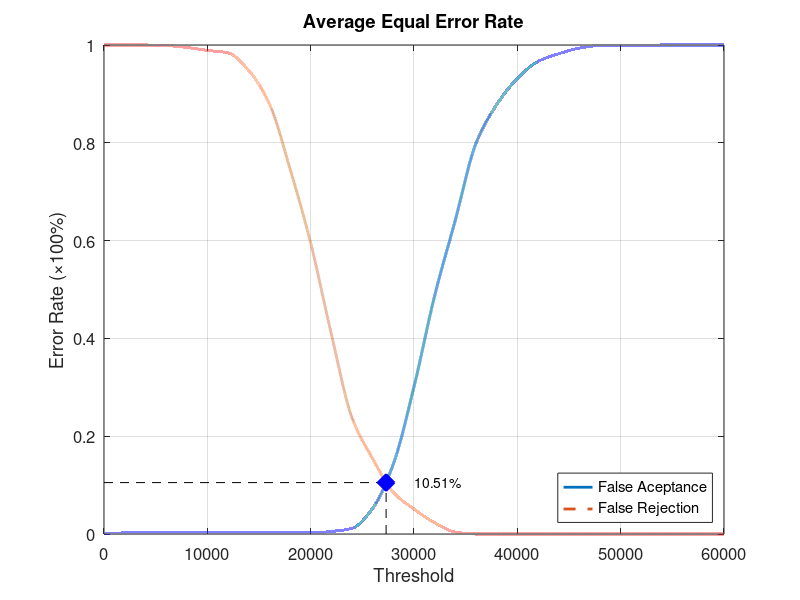
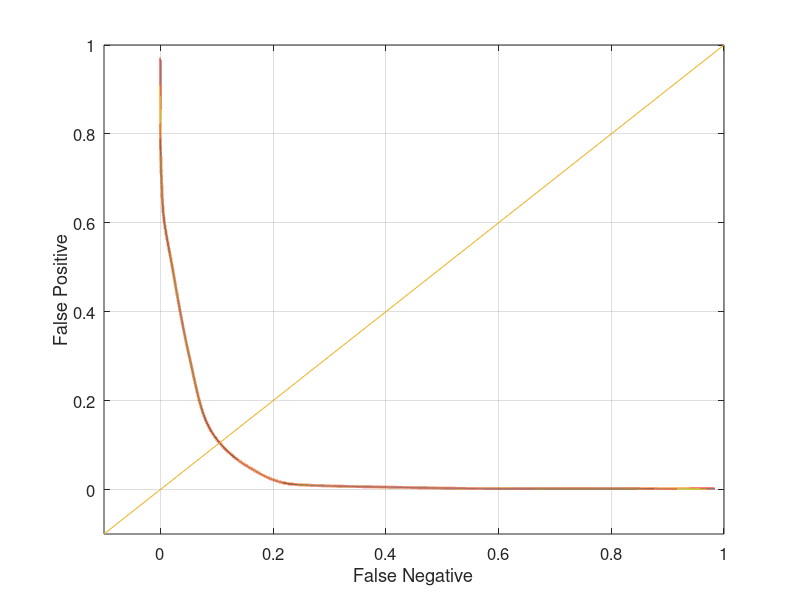

Recreate these plots in MATLAB, in order.
function yEER = Database1Average
close all;
clear;
clc;
x = 0:2000:60000;
xq = 0:0.5:60000;

y0 = [0 0.00210526 0.00210526 0.00210526 0.00210526 0.00210526 0.00210526 0.00210526 0.00210526 0.00210526 0.00210526 0.00526316 0.0115789 0.0526316 0.143158 0.301053 0.487368 0.642105 0.798947 0.877895 0.931579 0.966316 0.982105 0.993684 0.998947 0.998947 0.998947 1 1 1 1];
yy0 = interp1(x, y0, xq, 'pchip');
y1 = [1 1 1 0.999 0.995 0.989 0.984 0.948 0.88 0.747 0.595 0.409 0.238 0.154 0.085 0.051 0.023 0.004 0 0 0 0 0 0 0 0 0 0 0 0 0];
yy1 = interp1(x, y1, xq, 'pchip');

% Calculating EER: 
y2 = abs(y0 - y1);
find(y2 == min(y2))
yy2 = abs(yy0 - yy1);
xEER = find(yy2 == min(yy2));
xEERIndex = xq(xEER) % X-axis EER
yEER = yy0(xEER) % Y-axis EER

main = figure
plot(xq, yy0,'-','LineWidth', 2);	hold on
plot(xq, yy1,'--','LineWidth', 2);	hold on
plot([xEERIndex xEERIndex], [0 yEER], 'k--');	hold on
plot([0 xEERIndex], [yEER yEER], 'k--');	hold on
plot(xEERIndex, yEER, 'bx', 'LineWidth', 10);	hold on
text(xEERIndex + 10 * xEERIndex / 100, yEER, [num2str(round((10000 * yEER)) / 100) '%'])
legend('False Aceptance', 'False Rejection', 'Location', 'SouthEast')
xlabel('Threshold')
ylabel('Error Rate (\times100%)')
title('Average Equal Error Rate')
set(gca, 'FontSize', 12)
axis([0 60000 0 1])
grid on

print(main, 'Database1AverageMain', '-dpng');
FNRxFPR = figure('Color', [1 1 1]);
plot(yy1, yy0, '-', yy1, yy0, 'LineWidth', 2);
hold on
y = -0.1:0.1:1
plot(y, y); 
set(gca, 'FontSize', 12)
xlabel('False Negative')
ylabel('False Positive')
axis([-0.1 1 -0.1 1])
set(gca, 'FontSize', 12)
grid on

print(FNRxFPR, 'Database1AverageFNRxFPR','-dpng');
end
